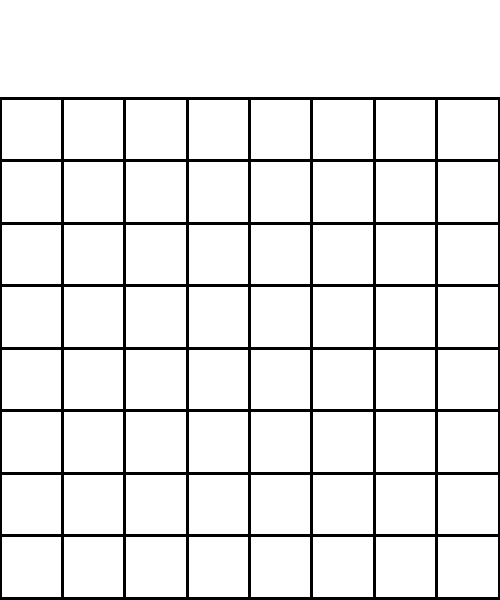
Frame 1 (no input)
Frame 60 (the mouse pressed at the canvas centre just before this capture): identical to frame 1, image omitted
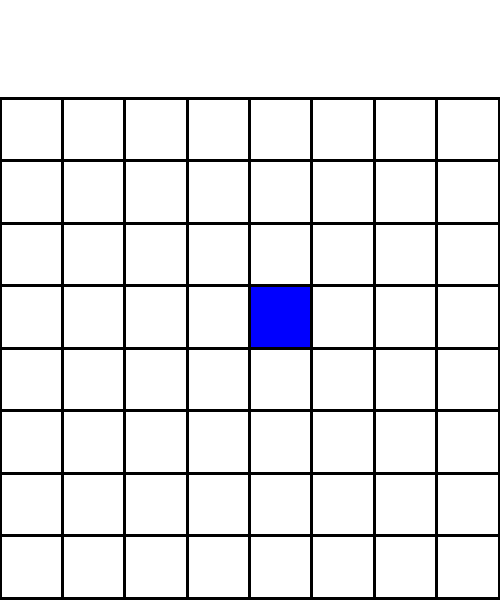
Frame 120 (the mouse held since frame 60 and released just before this capture)

The Processing sketch that drew these frames (run headless with seeded random() and noise(); from frame 60 on, the mouse is pressed at the canvas centre):

// Processing sketch: processing_166080
// ── processing_166080.pde

String[] square_list;
int board_width;
int board_height;
int boardX;
int boardY;
color white;
color blue;
square[][] all_squares = new square[8][8];


void setup() {
  size(500, 600);
  background(255);

  //init
  String[] square_list = generate_square_list();
  board_width = width - 1;
  board_height = height - 100;
  boardX = 0;
  boardY = 100;
  white = color(255);
  blue = color(0,0,255);
  //initialize all_squares
  int index = 0;
  for (int y = 0; y < 8; y++) {
    for (int x = 0; x < 8; x++) {
      all_squares[x][y] = new square(boardX + board_width / 8.0 * x, (height-2) - board_height / 8.0 * (y + 1), board_width/8.0, board_height / 8.0, square_list[index]);
      index += 1;
      all_squares[x][y].outline(white);
    }
  }
  
}

void draw() {
  fill(0, 255, 0);
  noStroke();
  for (int y = 0; y < 8; y++) {
    for (int x = 0; x < 8; x++) {
      if (all_squares[x][y].mouse_in()) {
        all_squares[x][y].outline(blue);
      } else {
        all_squares[x][y].outline(white);
      }
    }
  }
}


class square {
  float x;
  float y;
  float wid;
  float hei;
  String name;

  square(float x_, float y_, float wid_, float hei_, String name_) {
    x = x_;
    y = y_;
    wid = wid_;
    hei = hei_;
    name = name_;
  }

  boolean mouse_in() {
    if ((mouseX > x && mouseX < x + wid) && (mouseY > y && mouseY < y + hei)) {
      return true;
    } else {
      return false;
    }
  }
  
  void outline(color square_fill_color) {
    stroke(0);
    strokeWeight(3);
    fill(square_fill_color);
    rect(x,y,wid,hei);
  }
    
}

String[] generate_square_list() {
    String[] square_list = new String[64];
    String letters = "abcdefgh";
    String numbers = "12345678";
    int index = 0;
    for (int n = 0; n < 8; n++) {
      for (int l = 0; l < 8; l++) {
        square_list[index] = (str(letters.charAt(l)) + str(numbers.charAt(n)));
        index += 1;
      }
    }
    return square_list;
  }
